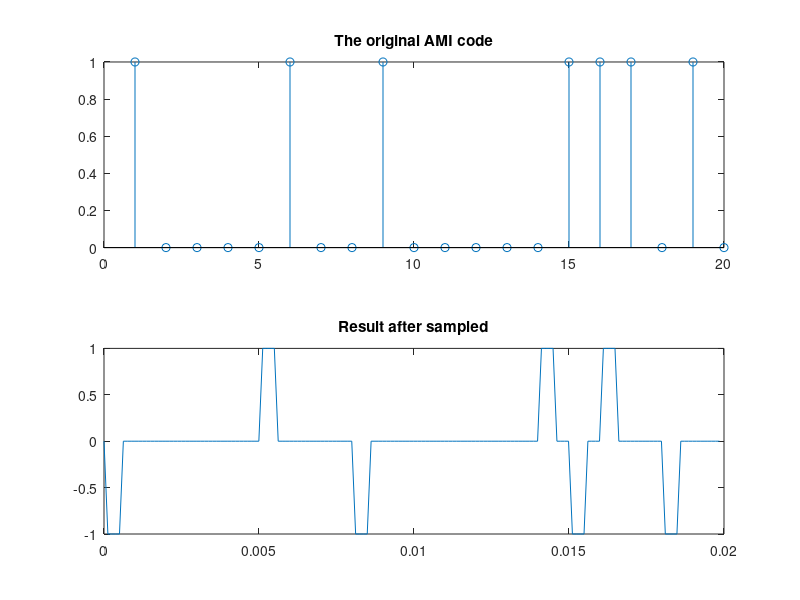
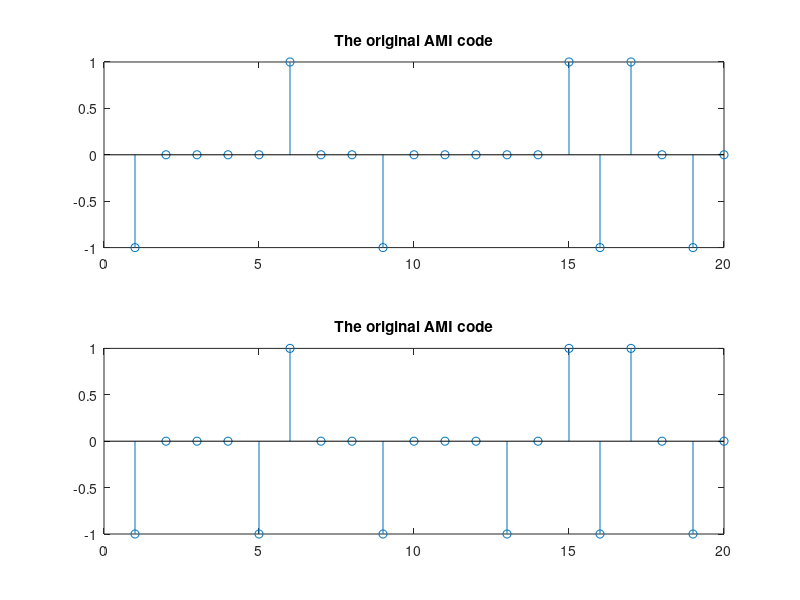
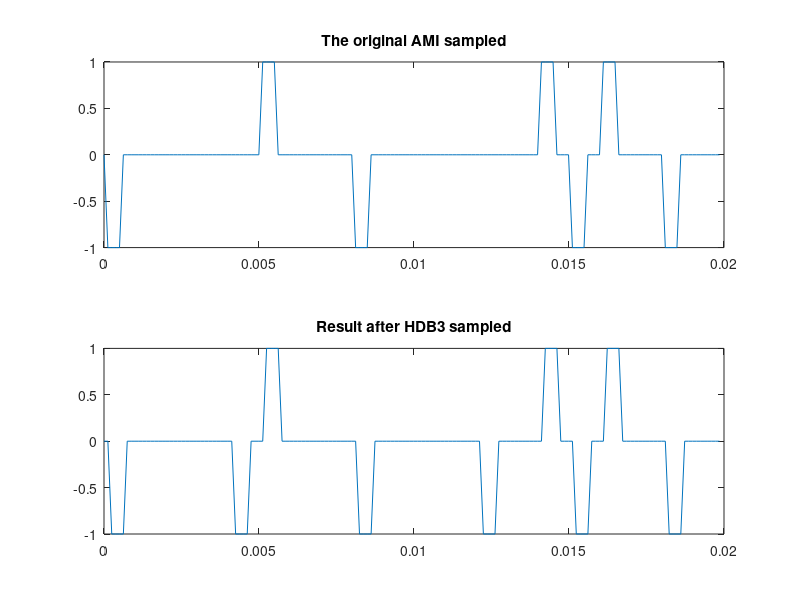
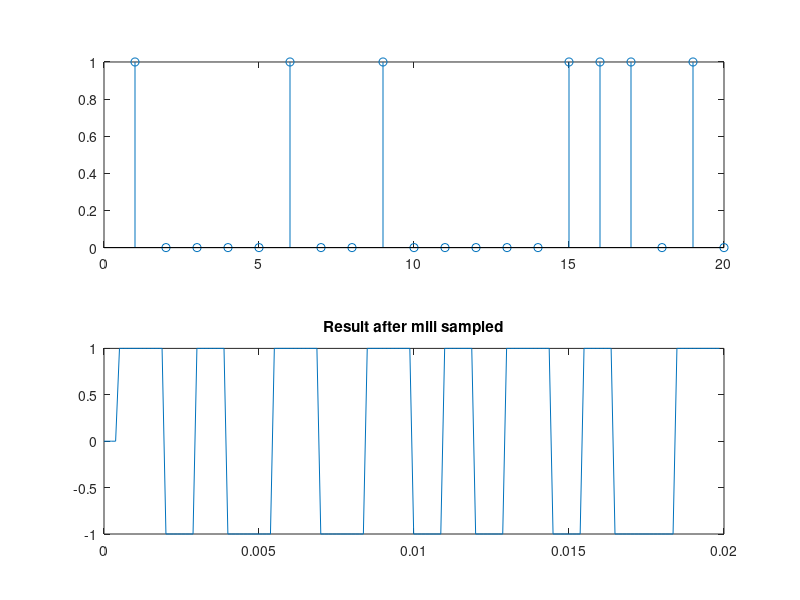

The MATLAB script that drew these images, in order:
% ----------------------------------------------------------------------- %
% It is the project of modulation with baseband waveform.
%
% Written by Tingwu Wang, Tsinghua University, for the course project
% 29/10/2015
% ----------------------------------------------------------------------- %

clear all; close all;
N = 1001;   % sample 1000 points, 1 is added as the initial source
T = 1;  % the time period is 1 s
sampleRate = 8;

pobability = rand(1,N);
source = zeros(1,N);

source(pobability>0.8) = 1;  % generate the source
source(1) = 1;

t = 0: 1/sampleRate/N: T - 1/sampleRate/N;

% The AMI results
f = zeros(1, N);
AMI = zeros(1, N * sampleRate);

for k = 2 : 1: 1000
    f(k) = mod((f(k-1) + source(k)), 2);  % generate the f
end
send = zeros(1, N);
for k = 1 : 1: N
    if(source(k)==0)
        send(k) = 0;
    elseif(f(k) == 1)
        send(k) = 1;
    else
        send(k) = -1;
    end
    AMI((k - 1) * sampleRate + 2 : k * sampleRate - 3) = send(k);
end
subplot(2,1,1); stem(source(1:20));
title('The original AMI code');
subplot(2,1,2); plot(t(1:160),AMI(1:160));
title('Result after sampled');

figure;
subplot(2,1,1); stem(send(1:20));
title('The original AMI code');
% The HDB3 code
zeroCounter = 0; odd_evenCounter=0;
HDB3 = zeros(1, sampleRate * N);
for k = 1 : 1: N
    if (source(k) == 0)
        if(zeroCounter == 3)  % now we have 3 zeros in a row
            send(k) = 1 - 2 * odd_evenCounter;
            zeroCounter = 0;
        else
            zeroCounter = zeroCounter + 1;
        end
    elseif(odd_evenCounter == 1)
        send(k) = 1;
        odd_evenCounter = 1 - odd_evenCounter;
        zeroCounter = 0;
    else
        send(k)= -1;
        odd_evenCounter= 1 - odd_evenCounter;
        zeroCounter = 0;
    end
    HDB3((k-1) * sampleRate + 3 : k * sampleRate - 2) = send(k);
end

subplot(2,1,2); stem(send(1:20));
title('The original AMI code');
figure;
subplot(2,1,1); plot(t(1:160),AMI(1:160));
title('The original AMI sampled');
subplot(2,1,2); plot(t(1:160),HDB3(1:160));
title('Result after HDB3 sampled');

% The mile code码
mile = zeros(1, sampleRate * N);
send = zeros(2, N); send(2, 1) = 1;  % now the code is doubled
mile(1 : 4) = 0; mile(5 : 8) = 1;
for k = 2 :1 : N
    if(source(k)==1)
        send(1, k) = send(2, k - 1);
        send(2, k) = -send(2, k - 1);
    elseif(source(k - 1) == 1)
        send(1, k) = send(2, k - 1);
        send(2, k) = send(2, k - 1);
    else
        send(1, k) = -send(2, k - 1);
        send(2, k) = -send(2, k - 1);
    end
    % the code should be then resample to 8 times
    mile((k - 1) * 8 + 1 : (k - 1) * 8 + 4) = send(1, k);
    mile((k - 1) * 8 + 5 :(k) * 8) = send(2, k);
end
figure;
subplot(2,1,1);
stem(source(1:20));
subplot(2,1,2);
plot(t(1:160),mile(1:160));
title('Result after mili sampled');

figure; SPower_AMI = 1 / length(AMI) * abs(fft(AMI)) .^ 2;
plot(SPower_AMI);

figure; SPOWER_HDB = 1 / length(HDB3) * abs(fft(HDB3)).^2;
plot(SPOWER_HDB);

figure; SPOWER_MILE = 1 / length(mile) * abs(fft(mile)).^2;
plot(SPOWER_MILE);

